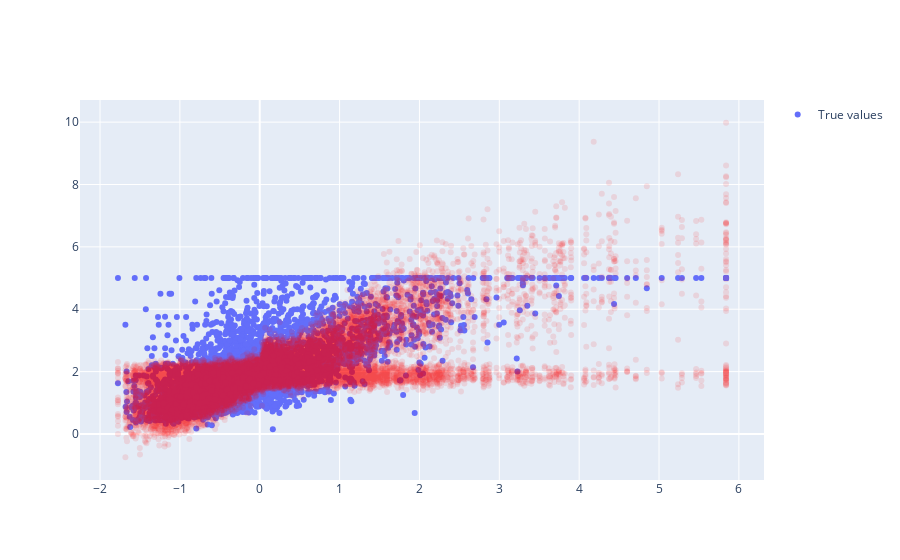

The notebook cell this image was saved under:
### Code cell
fig = go.Figure()
fig.add_trace(go.Scatter(x=X_test[:, 0], y=y_test, mode='markers', name='True values'))
for i in range(10):
    fig.add_trace(go.Scatter(x=X_test[:, 0], y=preds[i].flatten(), mode='markers', opacity=0.1, showlegend=False, marker=dict(color='red')))
fig.show()

### Figure 1 — Plotly figure (JSON) as saved in the notebook; plotly's stock layout.template omitted (floating-point values rounded to 4 significant figures; data arrays with more than 128 entries replaced by an {"elided": "..."} marker saying what was removed)
{"data": [{"mode": "markers", "name": "True values", "type": "scatter", "x": {"elided": "4128 float values"}, "y": {"elided": "4128 float values"}}, {"marker": {"color": "red"}, "mode": "markers", "opacity": 0.1, "showlegend": false, "type": "scatter", "x": {"elided": "4128 float values"}, "y": {"elided": "4128 float values"}}, {"marker": {"color": "red"}, "mode": "markers", "opacity": 0.1, "showlegend": false, "type": "scatter", "x": {"elided": "4128 float values"}, "y": {"elided": "4128 float values"}}, {"marker": {"color": "red"}, "mode": "markers", "opacity": 0.1, "showlegend": false, "type": "scatter", "x": {"elided": "4128 float values"}, "y": {"elided": "4128 float values"}}, {"marker": {"color": "red"}, "mode": "markers", "opacity": 0.1, "showlegend": false, "type": "scatter", "x": {"elided": "4128 float values"}, "y": {"elided": "4128 float values"}}, {"marker": {"color": "red"}, "mode": "markers", "opacity": 0.1, "showlegend": false, "type": "scatter", "x": {"elided": "4128 float values"}, "y": {"elided": "4128 float values"}}, {"marker": {"color": "red"}, "mode": "markers", "opacity": 0.1, "showlegend": false, "type": "scatter", "x": {"elided": "4128 float values"}, "y": {"elided": "4128 float values"}}, {"marker": {"color": "red"}, "mode": "markers", "opacity": 0.1, "showlegend": false, "type": "scatter", "x": {"elided": "4128 float values"}, "y": {"elided": "4128 float values"}}, {"marker": {"color": "red"}, "mode": "markers", "opacity": 0.1, "showlegend": false, "type": "scatter", "x": {"elided": "4128 float values"}, "y": {"elided": "4128 float values"}}, {"marker": {"color": "red"}, "mode": "markers", "opacity": 0.1, "showlegend": false, "type": "scatter", "x": {"elided": "4128 float values"}, "y": {"elided": "4128 float values"}}, {"marker": {"color": "red"}, "mode": "markers", "opacity": 0.1, "showlegend": false, "type": "scatter", "x": {"elided": "4128 float values"}, "y": {"elided": "4128 float values"}}], "layout": {}}
